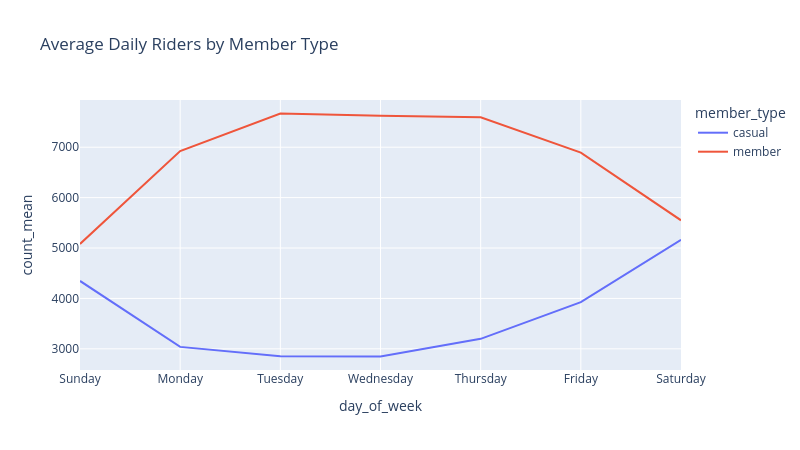

Notebook source saved alongside this figure:
### Code cell
line_weekly_riders = px.line(data_frame=weekly_stats, x='day_of_week', y="count_mean", color="member_type", 
                             title="Average Daily Riders by Member Type", width=800, height=450)
line_weekly_riders.update_layout()
line_weekly_riders.show()

### Figure 1 — Plotly figure (JSON) as saved in the notebook; plotly's stock layout.template omitted (floating-point values rounded to 4 significant figures)
{"data": [{"hovertemplate": "member_type=casual<br>day_of_week=%{x}<br>count_mean=%{y}<extra></extra>", "legendgroup": "casual", "line": {"color": "#636efa", "dash": "solid"}, "marker": {"symbol": "circle"}, "mode": "lines", "name": "casual", "orientation": "v", "showlegend": true, "type": "scatter", "x": ["Sunday", "Monday", "Tuesday", "Wednesday", "Thursday", "Friday", "Saturday"], "xaxis": "x", "y": [4347.0, 3039.0, 2852.0, 2848.0, 3198.0, 3926.0, 5163.0], "yaxis": "y"}, {"hovertemplate": "member_type=member<br>day_of_week=%{x}<br>count_mean=%{y}<extra></extra>", "legendgroup": "member", "line": {"color": "#EF553B", "dash": "solid"}, "marker": {"symbol": "circle"}, "mode": "lines", "name": "member", "orientation": "v", "showlegend": true, "type": "scatter", "x": ["Sunday", "Monday", "Tuesday", "Wednesday", "Thursday", "Friday", "Saturday"], "xaxis": "x", "y": [5081.0, 6924.0, 7669.0, 7622.0, 7593.0, 6894.0, 5549.0], "yaxis": "y"}], "layout": {"height": 450, "legend": {"title": {"text": "member_type"}, "tracegroupgap": 0}, "title": {"text": "Average Daily Riders by Member Type"}, "width": 800, "xaxis": {"anchor": "y", "domain": [0, 1], "title": {"text": "day_of_week"}}, "yaxis": {"anchor": "x", "domain": [0, 1], "title": {"text": "count_mean"}}}}
